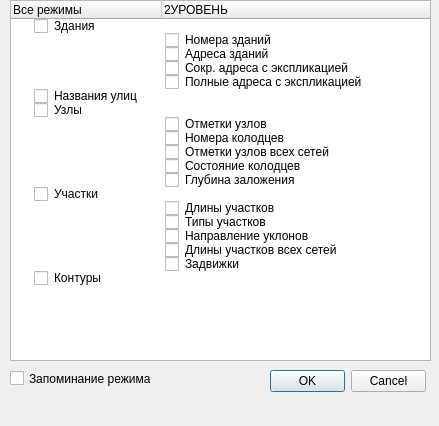
<?xml version="1.0" encoding="UTF-8"?>
<ui version="4.0">
 <class>viewModesDockWidget</class>
 <widget class="QDockWidget" name="viewModesDockWidget">
  <property name="geometry">
   <rect>
    <x>0</x>
    <y>0</y>
    <width>439</width>
    <height>426</height>
   </rect>
  </property>
  <property name="windowTitle">
   <string>Просмотр</string>
  </property>
  <widget class="QWidget" name="dockWidgetContents">
   <widget class="QTreeWidget" name="treeWidget">
    <property name="geometry">
     <rect>
      <x>10</x>
      <y>0</y>
      <width>421</width>
      <height>361</height>
     </rect>
    </property>
    <property name="font">
     <font>
      <pointsize>9</pointsize>
     </font>
    </property>
    <attribute name="headerDefaultSectionSize">
     <number>151</number>
    </attribute>
    <column>
     <property name="text">
      <string>Все режимы</string>
     </property>
    </column>
    <column>
     <property name="text">
      <string>2УРОВЕНЬ</string>
     </property>
    </column>
    <item>
     <property name="text">
      <string>Здания</string>
     </property>
     <property name="checkState">
      <enum>Unchecked</enum>
     </property>
     <property name="text">
      <string/>
     </property>
    </item>
    <item>
     <property name="text">
      <string/>
     </property>
     <property name="text">
      <string>Номера зданий</string>
     </property>
     <property name="checkState">
      <enum>Unchecked</enum>
     </property>
    </item>
    <item>
     <property name="text">
      <string/>
     </property>
     <property name="text">
      <string>Адреса зданий</string>
     </property>
     <property name="checkState">
      <enum>Unchecked</enum>
     </property>
    </item>
    <item>
     <property name="text">
      <string/>
     </property>
     <property name="text">
      <string>Сокр. адреса с экспликацией</string>
     </property>
     <property name="checkState">
      <enum>Unchecked</enum>
     </property>
    </item>
    <item>
     <property name="text">
      <string/>
     </property>
     <property name="text">
      <string>Полные адреса с экспликацией</string>
     </property>
     <property name="checkState">
      <enum>Unchecked</enum>
     </property>
    </item>
    <item>
     <property name="text">
      <string>Названия улиц</string>
     </property>
     <property name="checkState">
      <enum>Unchecked</enum>
     </property>
     <property name="text">
      <string/>
     </property>
    </item>
    <item>
     <property name="text">
      <string>Узлы</string>
     </property>
     <property name="checkState">
      <enum>Unchecked</enum>
     </property>
     <property name="text">
      <string/>
     </property>
    </item>
    <item>
     <property name="text">
      <string/>
     </property>
     <property name="text">
      <string>Отметки узлов</string>
     </property>
     <property name="checkState">
      <enum>Unchecked</enum>
     </property>
    </item>
    <item>
     <property name="text">
      <string/>
     </property>
     <property name="text">
      <string>Номера колодцев</string>
     </property>
     <property name="checkState">
      <enum>Unchecked</enum>
     </property>
    </item>
    <item>
     <property name="text">
      <string/>
     </property>
     <property name="text">
      <string>Отметки узлов всех сетей</string>
     </property>
     <property name="checkState">
      <enum>Unchecked</enum>
     </property>
    </item>
    <item>
     <property name="text">
      <string/>
     </property>
     <property name="text">
      <string>Состояние колодцев</string>
     </property>
     <property name="checkState">
      <enum>Unchecked</enum>
     </property>
    </item>
    <item>
     <property name="text">
      <string/>
     </property>
     <property name="text">
      <string>Глубина заложения</string>
     </property>
     <property name="checkState">
      <enum>Unchecked</enum>
     </property>
    </item>
    <item>
     <property name="text">
      <string>Участки</string>
     </property>
     <property name="checkState">
      <enum>Unchecked</enum>
     </property>
     <property name="text">
      <string/>
     </property>
    </item>
    <item>
     <property name="text">
      <string/>
     </property>
     <property name="text">
      <string>Длины участков</string>
     </property>
     <property name="checkState">
      <enum>Unchecked</enum>
     </property>
    </item>
    <item>
     <property name="text">
      <string/>
     </property>
     <property name="text">
      <string>Типы участков</string>
     </property>
     <property name="checkState">
      <enum>Unchecked</enum>
     </property>
    </item>
    <item>
     <property name="text">
      <string/>
     </property>
     <property name="text">
      <string>Направление уклонов</string>
     </property>
     <property name="checkState">
      <enum>Unchecked</enum>
     </property>
    </item>
    <item>
     <property name="text">
      <string/>
     </property>
     <property name="text">
      <string>Длины участков всех сетей</string>
     </property>
     <property name="checkState">
      <enum>Unchecked</enum>
     </property>
    </item>
    <item>
     <property name="text">
      <string/>
     </property>
     <property name="text">
      <string>Задвижки</string>
     </property>
     <property name="checkState">
      <enum>Unchecked</enum>
     </property>
    </item>
    <item>
     <property name="text">
      <string>Контуры</string>
     </property>
     <property name="checkState">
      <enum>Unchecked</enum>
     </property>
     <property name="text">
      <string/>
     </property>
    </item>
   </widget>
   <widget class="QCheckBox" name="checkBox">
    <property name="geometry">
     <rect>
      <x>10</x>
      <y>370</y>
      <width>141</width>
      <height>17</height>
     </rect>
    </property>
    <property name="text">
     <string>Запоминание режима</string>
    </property>
   </widget>
   <widget class="QDialogButtonBox" name="buttonBox">
    <property name="geometry">
     <rect>
      <x>270</x>
      <y>370</y>
      <width>156</width>
      <height>23</height>
     </rect>
    </property>
    <property name="standardButtons">
     <set>QDialogButtonBox::Cancel|QDialogButtonBox::Ok</set>
    </property>
   </widget>
  </widget>
 </widget>
 <resources/>
 <connections/>
</ui>
